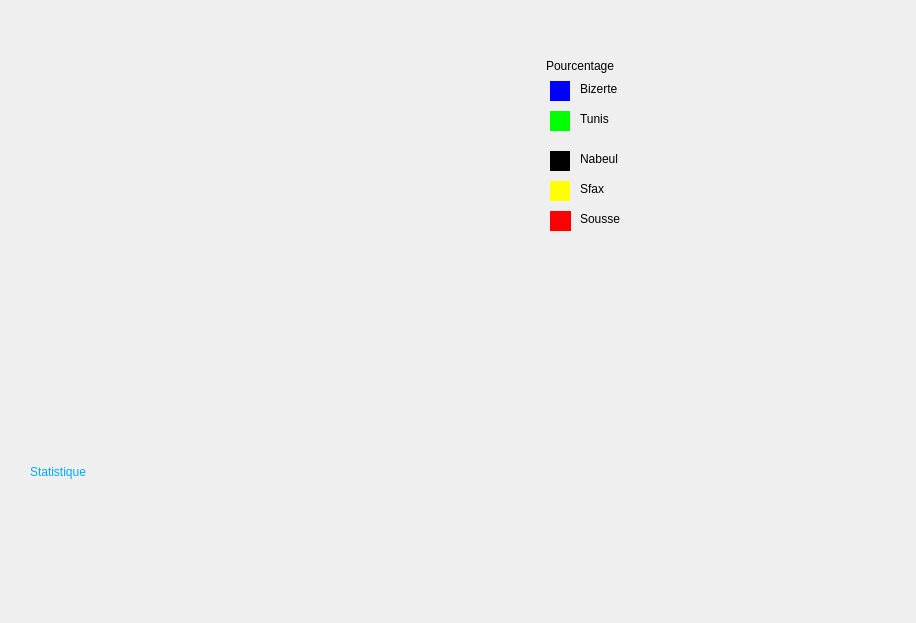
<?xml version="1.0" encoding="UTF-8"?>
<ui version="4.0">
 <class>statistique</class>
 <widget class="QDialog" name="statistique">
  <property name="geometry">
   <rect>
    <x>0</x>
    <y>0</y>
    <width>916</width>
    <height>623</height>
   </rect>
  </property>
  <property name="windowTitle">
   <string>Dialog</string>
  </property>
  <widget class="QLabel" name="label">
   <property name="geometry">
    <rect>
     <x>546</x>
     <y>50</y>
     <width>131</width>
     <height>31</height>
    </rect>
   </property>
   <property name="styleSheet">
    <string notr="true">font: 75 italic 14pt &quot;Arial&quot;;</string>
   </property>
   <property name="text">
    <string>Pourcentage</string>
   </property>
  </widget>
  <widget class="QWidget" name="widget_3" native="true">
   <property name="geometry">
    <rect>
     <x>550</x>
     <y>211</y>
     <width>21</width>
     <height>20</height>
    </rect>
   </property>
   <property name="styleSheet">
    <string notr="true">background-color: rgb(0, 255, 0);
background-color: rgb(255, 0, 0);</string>
   </property>
  </widget>
  <widget class="QLabel" name="label_5">
   <property name="geometry">
    <rect>
     <x>580</x>
     <y>181</y>
     <width>111</width>
     <height>16</height>
    </rect>
   </property>
   <property name="styleSheet">
    <string notr="true">font: 12pt &quot;MS Shell Dlg 2&quot;;</string>
   </property>
   <property name="text">
    <string>Sfax</string>
   </property>
  </widget>
  <widget class="QWidget" name="widget_5" native="true">
   <property name="geometry">
    <rect>
     <x>550</x>
     <y>111</y>
     <width>20</width>
     <height>20</height>
    </rect>
   </property>
   <property name="styleSheet">
    <string notr="true">background-color: rgb(0, 255, 0);</string>
   </property>
  </widget>
  <widget class="QLabel" name="label_6">
   <property name="geometry">
    <rect>
     <x>580</x>
     <y>211</y>
     <width>111</width>
     <height>16</height>
    </rect>
   </property>
   <property name="styleSheet">
    <string notr="true">font: 12pt &quot;MS Shell Dlg 2&quot;;</string>
   </property>
   <property name="text">
    <string>Sousse</string>
   </property>
  </widget>
  <widget class="QLabel" name="label_8">
   <property name="geometry">
    <rect>
     <x>30</x>
     <y>451</y>
     <width>481</width>
     <height>41</height>
    </rect>
   </property>
   <property name="styleSheet">
    <string notr="true">font: 18pt &quot;MS Shell Dlg 2&quot;;
color: rgb(0, 170, 255);</string>
   </property>
   <property name="text">
    <string>Statistique</string>
   </property>
  </widget>
  <widget class="QWidget" name="widget" native="true">
   <property name="geometry">
    <rect>
     <x>550</x>
     <y>81</y>
     <width>20</width>
     <height>20</height>
    </rect>
   </property>
   <property name="styleSheet">
    <string notr="true">background-color: rgb(0, 0, 255);</string>
   </property>
  </widget>
  <widget class="QWidget" name="widget_4" native="true">
   <property name="geometry">
    <rect>
     <x>550</x>
     <y>181</y>
     <width>20</width>
     <height>20</height>
    </rect>
   </property>
   <property name="styleSheet">
    <string notr="true">background-color: rgb(0, 255, 0);
background-color: rgb(255, 255, 0);</string>
   </property>
  </widget>
  <widget class="QLabel" name="label_2">
   <property name="geometry">
    <rect>
     <x>580</x>
     <y>81</y>
     <width>111</width>
     <height>16</height>
    </rect>
   </property>
   <property name="styleSheet">
    <string notr="true">font: 12pt &quot;MS Shell Dlg 2&quot;;</string>
   </property>
   <property name="text">
    <string>Bizerte</string>
   </property>
  </widget>
  <widget class="QLabel" name="label_4">
   <property name="geometry">
    <rect>
     <x>580</x>
     <y>151</y>
     <width>131</width>
     <height>16</height>
    </rect>
   </property>
   <property name="styleSheet">
    <string notr="true">font: 12pt &quot;MS Shell Dlg 2&quot;;</string>
   </property>
   <property name="text">
    <string>Nabeul</string>
   </property>
  </widget>
  <widget class="QWidget" name="widget_2" native="true">
   <property name="geometry">
    <rect>
     <x>550</x>
     <y>151</y>
     <width>20</width>
     <height>20</height>
    </rect>
   </property>
   <property name="styleSheet">
    <string notr="true">background-color: rgb(0, 0, 0);</string>
   </property>
  </widget>
  <widget class="QLabel" name="label_3">
   <property name="geometry">
    <rect>
     <x>580</x>
     <y>111</y>
     <width>111</width>
     <height>16</height>
    </rect>
   </property>
   <property name="styleSheet">
    <string notr="true">font: 12pt &quot;MS Shell Dlg 2&quot;;</string>
   </property>
   <property name="text">
    <string>Tunis</string>
   </property>
  </widget>
 </widget>
 <resources/>
 <connections/>
</ui>
